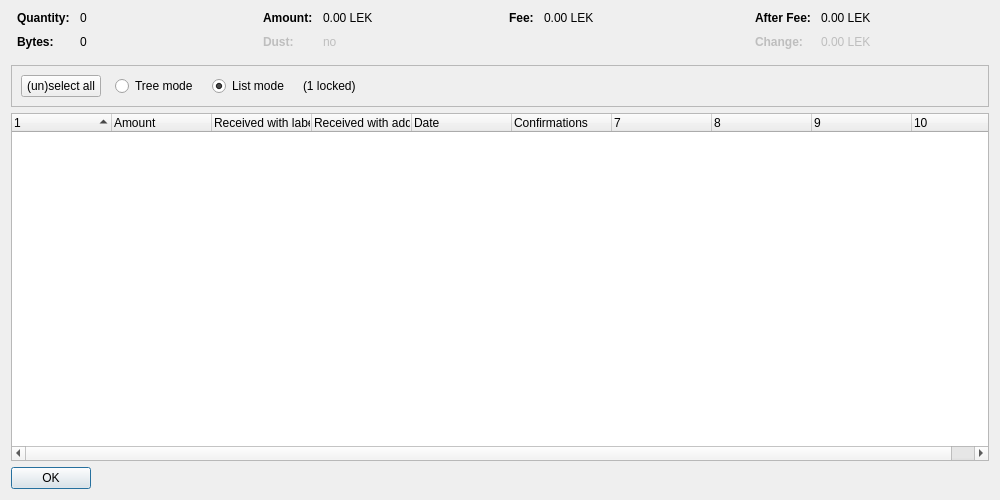
<?xml version="1.0" encoding="UTF-8"?>
<ui version="4.0">
 <class>CoinControlDialog</class>
 <widget class="QDialog" name="CoinControlDialog">
  <property name="geometry">
   <rect>
    <x>0</x>
    <y>0</y>
    <width>1000</width>
    <height>500</height>
   </rect>
  </property>
  <property name="windowTitle">
   <string>Coin Selection</string>
  </property>
  <layout class="QVBoxLayout" name="verticalLayout">
   <item>
    <layout class="QHBoxLayout" name="horizontalLayoutTop" stretch="0,0,0,0">
     <property name="topMargin">
      <number>0</number>
     </property>
     <property name="bottomMargin">
      <number>10</number>
     </property>
     <item>
      <layout class="QFormLayout" name="formLayoutCoinControl1">
       <property name="horizontalSpacing">
        <number>10</number>
       </property>
       <property name="verticalSpacing">
        <number>10</number>
       </property>
       <property name="leftMargin">
        <number>6</number>
       </property>
       <property name="rightMargin">
        <number>6</number>
       </property>
       <item row="0" column="0">
        <widget class="QLabel" name="labelCoinControlQuantityText">
         <property name="font">
          <font>
           <weight>75</weight>
           <bold>true</bold>
          </font>
         </property>
         <property name="text">
          <string>Quantity:</string>
         </property>
        </widget>
       </item>
       <item row="0" column="1">
        <widget class="QLabel" name="labelCoinControlQuantity">
         <property name="cursor">
          <cursorShape>IBeamCursor</cursorShape>
         </property>
         <property name="contextMenuPolicy">
          <enum>Qt::ActionsContextMenu</enum>
         </property>
         <property name="text">
          <string notr="true">0</string>
         </property>
         <property name="textInteractionFlags">
          <set>Qt::LinksAccessibleByMouse|Qt::TextSelectableByKeyboard|Qt::TextSelectableByMouse</set>
         </property>
        </widget>
       </item>
       <item row="1" column="0">
        <widget class="QLabel" name="labelCoinControlBytesText">
         <property name="font">
          <font>
           <weight>75</weight>
           <bold>true</bold>
          </font>
         </property>
         <property name="text">
          <string>Bytes:</string>
         </property>
        </widget>
       </item>
       <item row="1" column="1">
        <widget class="QLabel" name="labelCoinControlBytes">
         <property name="cursor">
          <cursorShape>IBeamCursor</cursorShape>
         </property>
         <property name="contextMenuPolicy">
          <enum>Qt::ActionsContextMenu</enum>
         </property>
         <property name="text">
          <string notr="true">0</string>
         </property>
         <property name="textInteractionFlags">
          <set>Qt::LinksAccessibleByMouse|Qt::TextSelectableByKeyboard|Qt::TextSelectableByMouse</set>
         </property>
        </widget>
       </item>
      </layout>
     </item>
     <item>
      <layout class="QFormLayout" name="formLayoutCoinControl2">
       <property name="horizontalSpacing">
        <number>10</number>
       </property>
       <property name="verticalSpacing">
        <number>10</number>
       </property>
       <property name="leftMargin">
        <number>6</number>
       </property>
       <property name="rightMargin">
        <number>6</number>
       </property>
       <item row="0" column="0">
        <widget class="QLabel" name="labelCoinControlAmountText">
         <property name="font">
          <font>
           <weight>75</weight>
           <bold>true</bold>
          </font>
         </property>
         <property name="text">
          <string>Amount:</string>
         </property>
        </widget>
       </item>
       <item row="0" column="1">
        <widget class="QLabel" name="labelCoinControlAmount">
         <property name="cursor">
          <cursorShape>IBeamCursor</cursorShape>
         </property>
         <property name="contextMenuPolicy">
          <enum>Qt::ActionsContextMenu</enum>
         </property>
         <property name="text">
          <string notr="true">0.00 LEK</string>
         </property>
         <property name="textInteractionFlags">
          <set>Qt::LinksAccessibleByMouse|Qt::TextSelectableByKeyboard|Qt::TextSelectableByMouse</set>
         </property>
        </widget>
       </item>
       <item row="1" column="0">
        <widget class="QLabel" name="labelCoinControlLowOutputText">
         <property name="enabled">
          <bool>false</bool>
         </property>
         <property name="font">
          <font>
           <weight>75</weight>
           <bold>true</bold>
          </font>
         </property>
         <property name="text">
          <string>Dust:</string>
         </property>
        </widget>
       </item>
       <item row="1" column="1">
        <widget class="QLabel" name="labelCoinControlLowOutput">
         <property name="enabled">
          <bool>false</bool>
         </property>
         <property name="cursor">
          <cursorShape>IBeamCursor</cursorShape>
         </property>
         <property name="contextMenuPolicy">
          <enum>Qt::ActionsContextMenu</enum>
         </property>
         <property name="text">
          <string notr="true">no</string>
         </property>
         <property name="textInteractionFlags">
          <set>Qt::LinksAccessibleByMouse|Qt::TextSelectableByKeyboard|Qt::TextSelectableByMouse</set>
         </property>
        </widget>
       </item>
      </layout>
     </item>
     <item>
      <layout class="QFormLayout" name="formLayoutCoinControl3">
       <property name="horizontalSpacing">
        <number>10</number>
       </property>
       <property name="verticalSpacing">
        <number>10</number>
       </property>
       <property name="leftMargin">
        <number>6</number>
       </property>
       <property name="rightMargin">
        <number>6</number>
       </property>
       <item row="0" column="0">
        <widget class="QLabel" name="labelCoinControlFeeText">
         <property name="font">
          <font>
           <weight>75</weight>
           <bold>true</bold>
          </font>
         </property>
         <property name="text">
          <string>Fee:</string>
         </property>
        </widget>
       </item>
       <item row="0" column="1">
        <widget class="QLabel" name="labelCoinControlFee">
         <property name="cursor">
          <cursorShape>IBeamCursor</cursorShape>
         </property>
         <property name="contextMenuPolicy">
          <enum>Qt::ActionsContextMenu</enum>
         </property>
         <property name="text">
          <string notr="true">0.00 LEK</string>
         </property>
         <property name="textInteractionFlags">
          <set>Qt::LinksAccessibleByMouse|Qt::TextSelectableByKeyboard|Qt::TextSelectableByMouse</set>
         </property>
        </widget>
       </item>
      </layout>
     </item>
     <item>
      <layout class="QFormLayout" name="formLayoutCoinControl4">
       <property name="horizontalSpacing">
        <number>10</number>
       </property>
       <property name="verticalSpacing">
        <number>10</number>
       </property>
       <property name="leftMargin">
        <number>6</number>
       </property>
       <property name="rightMargin">
        <number>6</number>
       </property>
       <item row="0" column="0">
        <widget class="QLabel" name="labelCoinControlAfterFeeText">
         <property name="font">
          <font>
           <weight>75</weight>
           <bold>true</bold>
          </font>
         </property>
         <property name="text">
          <string>After Fee:</string>
         </property>
        </widget>
       </item>
       <item row="0" column="1">
        <widget class="QLabel" name="labelCoinControlAfterFee">
         <property name="cursor">
          <cursorShape>IBeamCursor</cursorShape>
         </property>
         <property name="contextMenuPolicy">
          <enum>Qt::ActionsContextMenu</enum>
         </property>
         <property name="text">
          <string notr="true">0.00 LEK</string>
         </property>
         <property name="textInteractionFlags">
          <set>Qt::LinksAccessibleByMouse|Qt::TextSelectableByKeyboard|Qt::TextSelectableByMouse</set>
         </property>
        </widget>
       </item>
       <item row="1" column="0">
        <widget class="QLabel" name="labelCoinControlChangeText">
         <property name="enabled">
          <bool>false</bool>
         </property>
         <property name="font">
          <font>
           <weight>75</weight>
           <bold>true</bold>
          </font>
         </property>
         <property name="text">
          <string>Change:</string>
         </property>
        </widget>
       </item>
       <item row="1" column="1">
        <widget class="QLabel" name="labelCoinControlChange">
         <property name="enabled">
          <bool>false</bool>
         </property>
         <property name="cursor">
          <cursorShape>IBeamCursor</cursorShape>
         </property>
         <property name="contextMenuPolicy">
          <enum>Qt::ActionsContextMenu</enum>
         </property>
         <property name="text">
          <string notr="true">0.00 LEK</string>
         </property>
         <property name="textInteractionFlags">
          <set>Qt::LinksAccessibleByMouse|Qt::TextSelectableByKeyboard|Qt::TextSelectableByMouse</set>
         </property>
        </widget>
       </item>
      </layout>
     </item>
    </layout>
   </item>
   <item>
    <widget class="QFrame" name="frame">
     <property name="minimumSize">
      <size>
       <width>0</width>
       <height>40</height>
      </size>
     </property>
     <property name="frameShape">
      <enum>QFrame::StyledPanel</enum>
     </property>
     <property name="frameShadow">
      <enum>QFrame::Sunken</enum>
     </property>
     <layout class="QHBoxLayout" name="horizontalLayout">
      <item>
       <layout class="QHBoxLayout" name="horizontalLayoutPanel" stretch="0,0,0,0,0">
        <property name="spacing">
         <number>14</number>
        </property>
        <item>
         <widget class="QPushButton" name="pushButtonSelectAll">
          <property name="sizePolicy">
           <sizepolicy hsizetype="Maximum" vsizetype="Fixed">
            <horstretch>0</horstretch>
            <verstretch>0</verstretch>
           </sizepolicy>
          </property>
          <property name="text">
           <string>(un)select all</string>
          </property>
          <property name="autoDefault">
           <bool>false</bool>
          </property>
         </widget>
        </item>
        <item>
         <widget class="QRadioButton" name="radioTreeMode">
          <property name="sizePolicy">
           <sizepolicy hsizetype="Maximum" vsizetype="Fixed">
            <horstretch>0</horstretch>
            <verstretch>0</verstretch>
           </sizepolicy>
          </property>
          <property name="text">
           <string>Tree mode</string>
          </property>
         </widget>
        </item>
        <item>
         <widget class="QRadioButton" name="radioListMode">
          <property name="sizePolicy">
           <sizepolicy hsizetype="Maximum" vsizetype="Fixed">
            <horstretch>0</horstretch>
            <verstretch>0</verstretch>
           </sizepolicy>
          </property>
          <property name="text">
           <string>List mode</string>
          </property>
          <property name="checked">
           <bool>true</bool>
          </property>
         </widget>
        </item>
        <item>
         <widget class="QLabel" name="labelLocked">
          <property name="text">
           <string notr="true">(1 locked)</string>
          </property>
         </widget>
        </item>
        <item>
         <spacer name="horizontalSpacer">
          <property name="orientation">
           <enum>Qt::Horizontal</enum>
          </property>
          <property name="sizeHint" stdset="0">
           <size>
            <width>40</width>
            <height>20</height>
           </size>
          </property>
         </spacer>
        </item>
       </layout>
      </item>
     </layout>
    </widget>
   </item>
   <item>
    <widget class="CoinControlTreeWidget" name="treeWidget">
     <property name="contextMenuPolicy">
      <enum>Qt::CustomContextMenu</enum>
     </property>
     <property name="sortingEnabled">
      <bool>false</bool>
     </property>
     <property name="columnCount">
      <number>10</number>
     </property>
     <attribute name="headerShowSortIndicator" stdset="0">
      <bool>true</bool>
     </attribute>
     <attribute name="headerStretchLastSection">
      <bool>false</bool>
     </attribute>
     <column>
      <property name="text">
       <string/>
      </property>
     </column>
     <column>
      <property name="text">
       <string>Amount</string>
      </property>
     </column>
     <column>
      <property name="text">
       <string>Received with label</string>
      </property>
     </column>
     <column>
      <property name="text">
       <string>Received with address</string>
      </property>
     </column>
     <column>
      <property name="text">
       <string>Date</string>
      </property>
     </column>
     <column>
      <property name="text">
       <string>Confirmations</string>
      </property>
      <property name="toolTip">
       <string>Confirmed</string>
      </property>
     </column>
     <column>
      <property name="text">
       <string/>
      </property>
     </column>
     <column>
      <property name="text">
       <string/>
      </property>
     </column>
     <column>
      <property name="text">
       <string/>
      </property>
     </column>
     <column>
      <property name="text">
       <string/>
      </property>
     </column>
    </widget>
   </item>
   <item>
    <widget class="QDialogButtonBox" name="buttonBox">
     <property name="sizePolicy">
      <sizepolicy hsizetype="Maximum" vsizetype="Fixed">
       <horstretch>0</horstretch>
       <verstretch>0</verstretch>
      </sizepolicy>
     </property>
     <property name="orientation">
      <enum>Qt::Horizontal</enum>
     </property>
     <property name="standardButtons">
      <set>QDialogButtonBox::Ok</set>
     </property>
    </widget>
   </item>
  </layout>
 </widget>
 <customwidgets>
  <customwidget>
   <class>CoinControlTreeWidget</class>
   <extends>QTreeWidget</extends>
   <header>qt/coincontroltreewidget.h</header>
  </customwidget>
 </customwidgets>
 <resources/>
 <connections/>
</ui>
